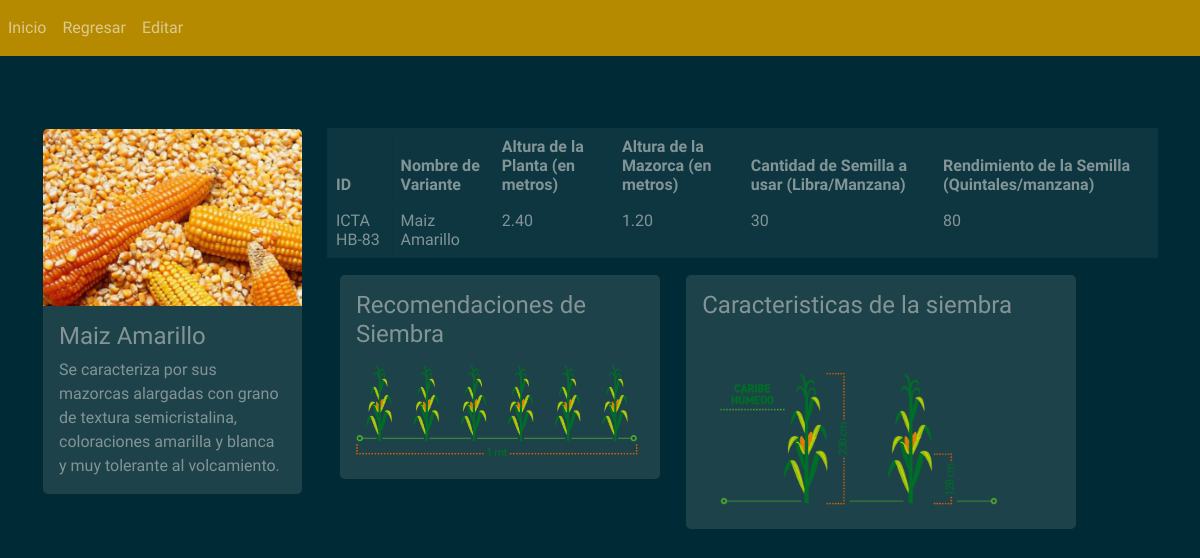
Screenshot of /Vista/MaizAmarillo.php with the database file from the repository.
### tables this page shows
CREATE TABLE IF NOT EXISTS SEMILLA (
	id VARCHAR(50) NOT NULL,
	variante VARCHAR(50) NOT NULL,
	descripcion LONGTEXT NOT NULL,
	altura_Planta DECIMAL(10,2) NOT NULL,
	altura_Mazorca DECIMAL(10,2) NOT NULL,
	cant_por_Manzana INT NOT NULL,
	rendimiento INT NOT NULL,
	PRIMARY KEY(id) 
);

### Vista/MaizAmarillo.php (the view, shortened to what this page needs)
<head>
    <link rel="stylesheet" href=".././css/bootstrap.min.css" />
</head>
<body>
    <nav class="navbar navbar-expand-lg navbar-dark bg-primary">
        <div class="collapse navbar-collapse" id="navbarSupportedContent">
            <ul class="navbar-nav mr-auto">
                <li class="nav-item active">
                    <a class="nav-link" href="/Maiz">Inicio</a>
                </li>
                <li class="nav-item active">
                    <a class="nav-link" href="Semillas.php">Regresar</a>
                </li>
                <li class="nav-item active">
					<a class="nav-link" href="LoginSemillas.php">Editar</a>
				</li>
            </ul>
        </div>
    </nav>
    <div class="container">
        <br><br><br>
        <div class="row">
            <?php include("../Modelo/conexion.php");
            $sentenciaSQL = $conexion->prepare("SELECT *FROM semilla WHERE id='ICTA HB-83';");
            $sentenciaSQL->execute();
            $listarSemillas = $sentenciaSQL->fetchAll(PDO::FETCH_ASSOC);
            ?>
            <!DOCTYPE html>
            <html lang="en">
            <div class="col-md-3">
                <div class="card">
                    <?php foreach ($listarSemillas as $semilla) { ?>
                        <img class="card-img-top" src="../img/maizAmarillo.jpg" alt="">
                        <div class="card-body">
                            <h4 class="card-title">Maiz Amarillo</h4>
                            <p class="card-text">
                                <?php echo $semilla['descripcion']; ?>
                            </p>
                        </div>
                    <?php }
                    ?>
                </div>
            </div>
            <div class="col-md-9 ">
                <table class="table table-bordered">
                    <thead>
                        <tr>
                            <th>ID</th>
                            <th>Nombre de Variante</th>
                            <th>Altura de la Planta (en metros)</th>
                            <th>Altura de la Mazorca (en metros)</th>
                            <th>Cantidad de Semilla a usar (Libra/Manzana)</th>
                            <th>Rendimiento de la Semilla (Quintales/manzana)</th>
                        </tr>
                    </thead>
                    <tbody>
                        <?php foreach ($listarSemillas as $semilla) { ?>
                            <tr>
                                <td>
                                    <?php echo $semilla['id']; ?>
                                </td>
                                <td>
                                    <?php echo $semilla['variante']; ?>
                                </td>
                                <td>
                                    <?php echo $semilla['altura_Planta']; ?>
                                </td>
                                <td>
                                    <?php echo $semilla['altura_Mazorca']; ?>
                                </td>
                                <td>
                                    <?php echo $semilla['cant_por_Manzana']; ?>
                                </td>
                                <td>
                                    <?php echo $semilla['rendimiento']; ?>
                                </td>
                            </tr>
                        <?php }
                        ?>
                    </tbody>
                </table>
                <div class="container">
                    <div class="row">
                        <div class="col-md-5">
                            <div class="card">
                                <?php foreach ($listarSemillas as $semilla) { ?>
                                    <div class="card-body">
                                        <h4 class="card-title">Recomendaciones de Siembra</h4>
                                        <img class="card-img-bottom" src="../img/1.png" alt="">
                                    </div>
                                <?php }
                                ?>
                            </div>
                        </div>
                        <div class="col-md-6">
                            <div class="card">
                                <?php foreach ($listarSemillas as $semilla) { ?>
                                    <div class="card-body">
                                        <h4 class="card-title">Caracteristicas de la siembra</h4>
                                        <img class="card-img-bottom" src="../img/3.png" alt="">
                                    </div>
                                <?php }
                                ?>
                            </div>
                        </div>
                    </div>

### rows the page displays
semilla: descripcion "Se caracteriza por sus mazorcas alargadas con grano de textura semicristalina, coloraciones amarilla y blanca y muy tolerante al volcamiento.", id "ICTA HB-83", variante "Maiz Amarillo", altura_Planta "2.40", altura_Mazorca "1.20", cant_por_Manzana "30", rendimiento "80"
